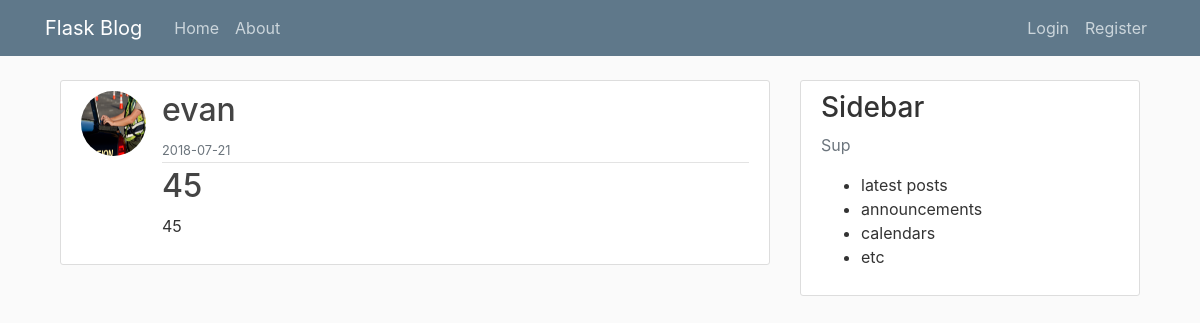
/post/22, run on an earlier commit of the app's database.
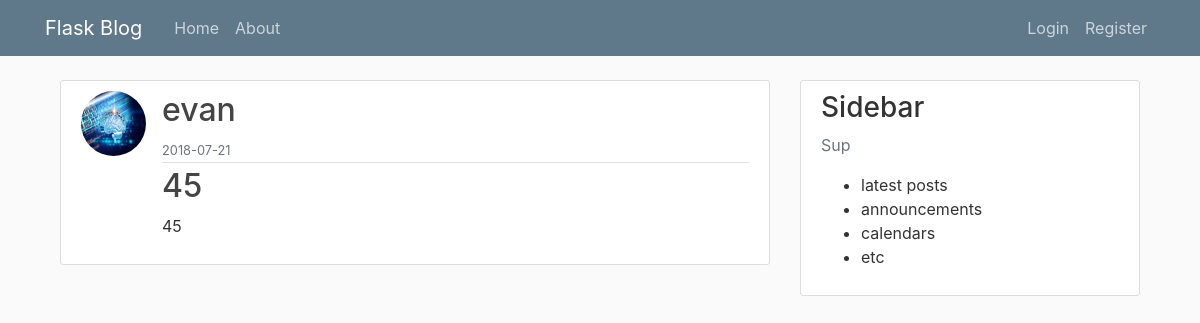
And on a later commit of the database.
### flask_blog/models.py (models this page shows, shortened)
class User(db.Model, UserMixin):
    id = db.Column(db.Integer, primary_key=True)
    username = db.Column(db.String(20), unique=True, nullable=False)
    email = db.Column(db.String(120), unique=True, nullable=False)
    image_file = db.Column(db.String(20), nullable=False, default='default.jpg')
    password = db.Column(db.String(60), nullable=False)
    posts = db.relationship('Post', backref='author', lazy=True)

### flask_blog/posts/routes.py (the view)
@posts.route('/post/<int:post_id>')
def post(post_id):
    post = Post.query.get_or_404(post_id)
    return render_template('post.html', title=post.title, post=post)

### flask_blog/templates/post.html (shortened to what this page needs)
{% extends 'layout.html' %}
{% block content %}
    <article class="media content-section">
        <img class="rounded-circle article-img"
             src="{{ url_for('static', filename='profile_pics/' + post.author.image_file) }}" alt="">
        <div class="media-body">
            <div class="article-metadata">
                <h2 class="mr-2" href="#">{{ post.author.username }}</h2>
                <small class="text-muted">{{ post.date_posted.strftime('%Y-%m-%d') }}</small>
            </div>
            <h2><a class="article-title" href="#">{{ post.title }}</a></h2>
            <p class="article-content">{{ post.content }}</p>
        </div>
    </article>
{% endblock content %}

What changed in the data, as far as the page shows it:
changed User "evan": image_file: a different picture
